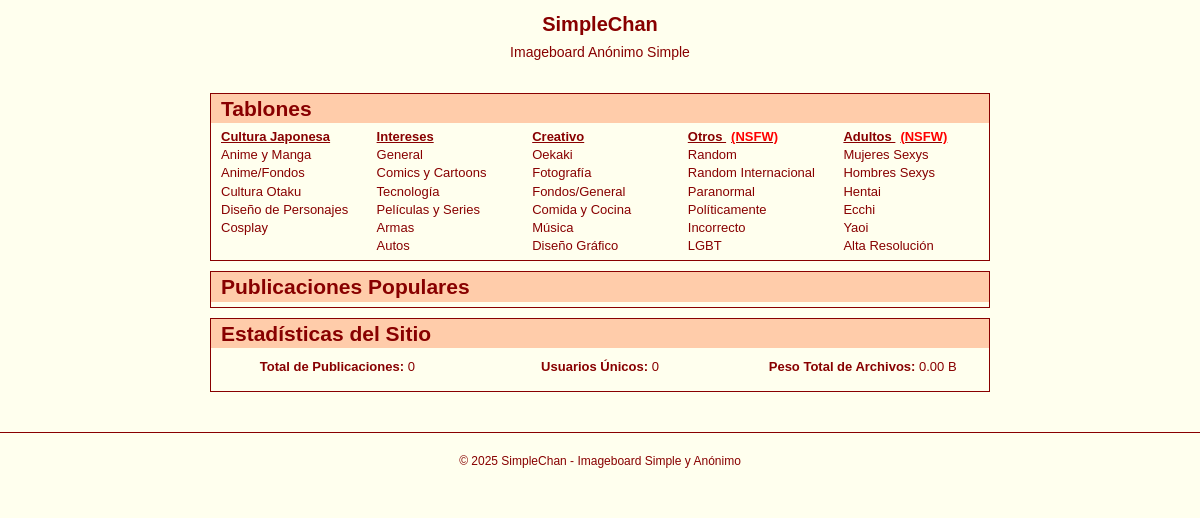
The page / on the database its author committed.
### tables this page shows
CREATE TABLE boards (
    id INT AUTO_INCREMENT PRIMARY KEY,
    name VARCHAR(50) NOT NULL,
    description TEXT NOT NULL,
    created_at TIMESTAMP DEFAULT CURRENT_TIMESTAMP,
    short_id VARCHAR(10) NOT NULL UNIQUE,
    category VARCHAR(50) NOT NULL,
    is_nsfw BOOLEAN DEFAULT FALSE
);

### functions.php (called while the page is built, shortened)
<?php
require_once 'config.php';
function get_all_boards() {
    global $pdo;
    $stmt = $pdo->query("SELECT *, IF(is_nsfw = 1, 'NSFW', '') AS nsfw_label FROM boards ORDER BY id ASC");
    return $stmt->fetchAll(PDO::FETCH_ASSOC);
}
function get_site_stats() {
    global $pdo;
    $total_posts_query = "SELECT COUNT(*) AS total_posts FROM posts";
    $total_posts = $pdo->query($total_posts_query)->fetchColumn();
    $unique_users_query = "SELECT COUNT(DISTINCT ip_address) AS unique_users FROM posts";
    $unique_users = $pdo->query($unique_users_query)->fetchColumn();
    $total_size_query = "SELECT SUM(LENGTH(image_filename)) AS total_size FROM posts WHERE image_filename IS NOT NULL";
    $total_size_bytes = $pdo->query($total_size_query)->fetchColumn();
    $units = ['B', 'KB', 'MB', 'GB', 'TB', 'PB'];
    $total_size = $total_size_bytes;
    $unit_index = 0;
    $total_size_formatted = number_format($total_size, 2) . ' ' . $units[$unit_index];
    return [
        'total_posts' => $total_posts,
        'unique_users' => $unique_users,
        'total_size' => $total_size_formatted
    ];
}
?>

### index.php (the view, shortened to what this page needs)
<?php
require_once 'config.php';
require_once 'functions.php';
$boards = get_all_boards();
$boards_by_category = [];
foreach ($boards as $board) {
    $category = $board['category'] ?? 'Sin categoría';
    if (!isset($boards_by_category[$category])) {
        $boards_by_category[$category] = [];
    }
    $boards_by_category[$category][] = $board;
}
$site_stats = get_site_stats();
?>
<!DOCTYPE html>
<html lang="es">
<head>
    <link rel="stylesheet" href="assets/css/style.css">
</head>
<body>
    <header>
        <h1>SimpleChan</h1>
        <p>Imageboard Anónimo Simple</p>
    </header>
    <main>
        <div class="box-outer top-box" id="boards">
            <div class="box-inner">
                <div class="boxbar">
                    <h2>Tablones</h2>
                </div>
                <div class="boxcontent">
                    <?php foreach ($boards_by_category as $category => $boards): ?>
                        <?php
                        $has_nsfw = false;
                        foreach ($boards as $board) {
                            if (!empty($board['nsfw_label'])) {
                                $has_nsfw = true;
                                break;
                            }
                        }
                        ?>
                        <div class="column">
                            <u>
                                <?php echo htmlspecialchars($category); ?>
                                <?php if ($has_nsfw): ?>
                                    <span class="nsfw-label">(NSFW)</span>
                                <?php endif; ?>
                            </u>
                            <ul>
                                <?php foreach ($boards as $board): ?>
                                    <li>
                                        <a href="boards.php?board=<?php echo urlencode($board['short_id']); ?>" class="boardlink">
                                            <?php echo htmlspecialchars($board['name']); ?>
                                        </a>
                                    </li>
                                <?php endforeach; ?>
                            </ul>
                        </div>
                    <?php endforeach; ?>
                </div>
            </div>
        </div>
        <div class="box-outer top-box" id="popular-threads">
            <div class="box-inner">
                <div class="boxbar">
                    <h2>Publicaciones Populares</h2>
                </div>
            </div>
        </div>
        <div class="box-outer top-box" id="site-stats">
            <div class="box-inner">
                <div class="boxbar">
                    <h2>Estadísticas del Sitio</h2>
                </div>
                <div class="boxcontent">
                    <div class="stat-cell"><b>Total de Publicaciones:</b> <?php echo number_format($site_stats['total_posts']); ?></div>
                    <div class="stat-cell"><b>Usuarios Únicos:</b> <?php echo number_format($site_stats['unique_users']); ?></div>
                    <div class="stat-cell"><b>Peso Total de Archivos:</b> <?php echo $site_stats['total_size']; ?></div>
                </div>
            </div>
        </div>
    </main>
    <footer>
        <p>&copy; 2025 SimpleChan - Imageboard Simple y Anónimo</p>
    </footer>
</body>
</html>

### assets/css/style.css (style rules this page uses)
* { margin: 0; padding: 0; box-sizing: border-box; }
body { font-family: Arial, sans-serif; font-size: 14px; line-height: 1.4; background: #ffe url('../imgs/fade.png') top repeat-x; color: #800; }
a { color: #800; text-decoration: none; }
header { text-align: center; padding: 10px; }
header h1 { font-size: 20px; margin-bottom: 5px; }
main { max-width: 800px; margin: 20px auto; padding: 0 10px; }
#boards, #popular-threads, #site-stats { border: 1px solid #800; padding-bottom: 5px; }
.boxbar { background: #fca; padding: 0 10px; }
.nsfw-label { color: red; font-weight: bold; margin-left: 5px; }
#boards .boxcontent { display: flex; width: 100%; }
#boards .column { display: flex; flex-direction: column; width: 20%; }
#boards .column u { display: table-cell; font-size: small; font-weight: 600; padding: 5px 10px 0; }
#boards .column ul { display: table-cell; padding: 0 10px; }
#boards .column ul li { font-size: small; list-style: none; margin: 0; }
#boards .column ul li a { text-decoration: none; }
#popular-threads { margin-top: 10px; width: 100%; overflow: hidden; }
#site-stats { margin-top: 10px; width: 100%; overflow: hidden; }
#site-stats .boxcontent { display: flex; flex-wrap: wrap; gap: 10px; justify-content: space-between; }
#site-stats .stat-cell { flex: 1 1 calc(33.333% - 10px); font-size: small; padding: 10px; text-align: center; }
footer { text-align: center; padding: 20px; color: #800; font-size: 12px; border-top: 1px solid #800; margin-top: 40px; }

### rows shown on the page
boards: name "Anime y Manga"
boards: name "Anime/Fondos"
boards: name "Cultura Otaku"
boards: name "Diseño de Personajes"
boards: name "Cosplay"
boards: name "General"
boards: name "Comics y Cartoons"
boards: name "Tecnología"
boards: name "Películas y Series"
boards: name "Armas"
boards: name "Autos"
boards: name "Oekaki"
boards: name "Fotografía"
boards: name "Fondos/General"
boards: name "Comida y Cocina"
boards: name "Música"
boards: name "Diseño Gráfico"
boards: name "Random"
boards: name "Random Internacional"
boards: name "Paranormal"
boards: name "Políticamente Incorrecto"
boards: name "LGBT"
boards: category "Adultos", shows "(NSFW)", name "Alta Resolución"
boards: name "Mujeres Sexys"
boards: name "Hombres Sexys"
boards: name "Hentai"
boards: name "Ecchi"
boards: name "Yaoi"

### other values the page prints
$category "Cultura Japonesa"
$category "Intereses"
$category "Creativo"
$category "Otros"
$site_stats['total_posts'] "0"
$site_stats['unique_users'] "0"
$site_stats['total_size'] "0.00 B"
